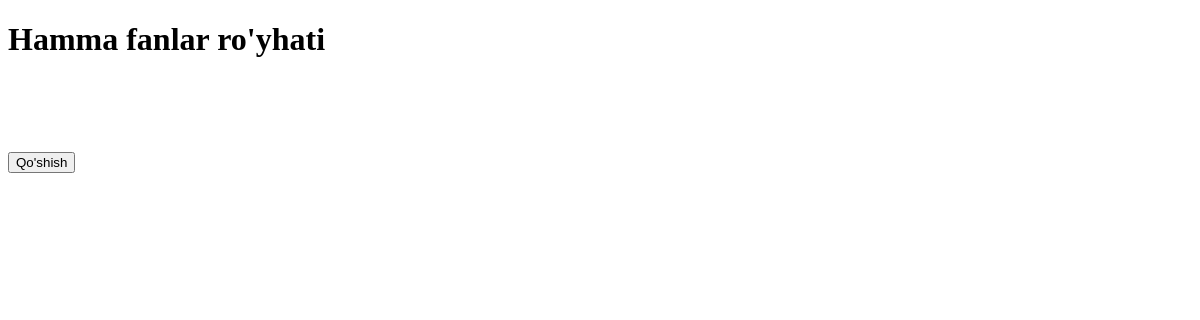
The page /hamma_fanlar/ on the database as committed earlier.
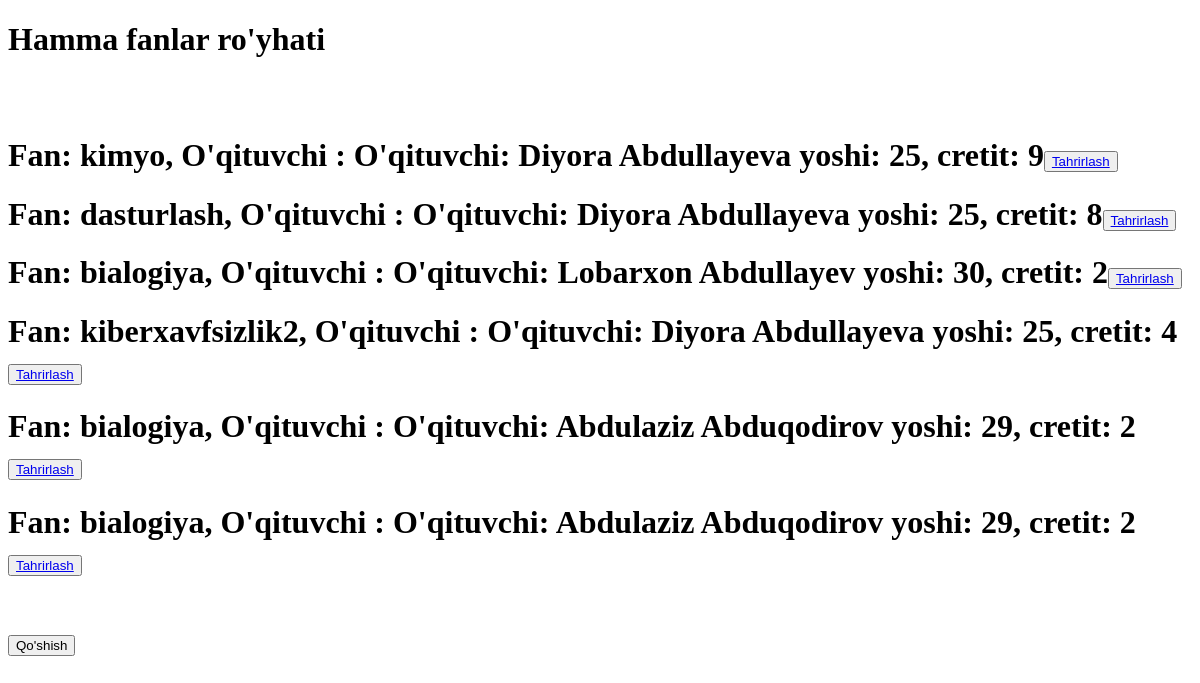
The same page on the database as committed later.
### sotuv/models.py (models this page shows, shortened)
class Fan(models.Model):
    nomi = models.CharField(max_length=35)
    oqituvchi = models.ForeignKey(Ustoz, on_delete=models.CASCADE)
    credit = models.IntegerField()

class Ustoz(models.Model):
    ism = models.CharField(max_length=30)
    familiya = models.CharField(max_length=30)
    jinsi = models.CharField(max_length=10, choices=[("ayol", "ayol"), ("erkak", "erkak")])
    yosh = models.IntegerField(validators=[MaxValueValidator(100),MinValueValidator(15)])
    def __str__(self):
        return f"O'qituvchi: {self.ism} {self.familiya} yoshi: {self.yosh}"

### sotuv/views.py (the view)
# urls.py: path('hamma_fanlar/', hamma_fanlar),
def hamma_fanlar(request):
    context = {
        "fanlar": Fan.objects.all()
    }
    return render(request, 'hamma_fan.html', context)

### templates/hamma_fan.html (shortened to what this page needs)
<!DOCTYPE html>
<html lang="en">
<head>
</head>
<body>
<h1>Hamma fanlar ro'yhati</h1>
<br>
<br>
        {% for fan in fanlar %}
<h1>Fan: {{fan.nomi}}, O'qituvchi : {{fan.oqituvchi}}, cretit: {{fan.credit}}<button><a href="/edit/{{fan.id}}/tahrirlash">Tahrirlash</a></button></h1>
        {% endfor %}
<br>
<br>
<form method="post">
    <button type="submit">Qo'shish</button>
</form>
</body>
</html>

Rows that differ between the two databases and show on the page:
added Fan: nomi "kimyo", oqituvchi "O'qituvchi: Diyora Abdullayeva yoshi: 25", credit "9"
added Fan: nomi "dasturlash", oqituvchi "O'qituvchi: Diyora Abdullayeva yoshi: 25", credit "8"
added Fan: nomi "bialogiya", oqituvchi "O'qituvchi: Lobarxon Abdullayev yoshi: 30", credit "2"
added Fan: nomi "kiberxavfsizlik2", oqituvchi "O'qituvchi: Diyora Abdullayeva yoshi: 25", credit "4"
added Fan: nomi "bialogiya", oqituvchi "O'qituvchi: Abdulaziz Abduqodirov yoshi: 29", credit "2"
added Fan: nomi "bialogiya", oqituvchi "O'qituvchi: Abdulaziz Abduqodirov yoshi: 29", credit "2"
